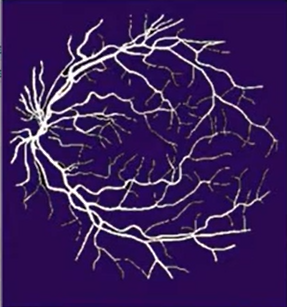
#> input picture images/vsls1.jpg, 287 x 307 px, found by its file name
$ python 4_LogicalOperationsOnImages.py
#> lines starting #> are read from the running program, lines starting #| are printed output that depends on the picture; after the words box and inside, x2 and y2 are one past the last pixel; in counts of white or black regions, pixels touching at a corner belong together
import numpy as np
import cv2 as cv

img1 = cv.imread('D:/Training Image Processing/vsls1.jpg',cv.IMREAD_COLOR)
#> img1 is the input picture: shape (307, 287, 3); mean B, G, R 91, 30.6, 57.8
img2 = cv.imread('D:/Training Image Processing/vsls3.jpg',cv.IMREAD_COLOR)
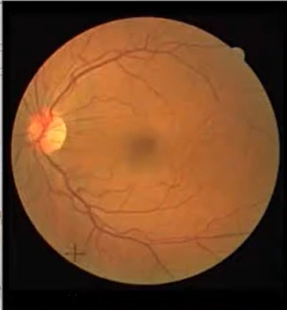
#> input picture images/vsls3.jpg, 287 x 310 px, found by its file name
#> img2 is the input picture: shape (310, 287, 3); mean B, G, R 38.3, 70.9, 115.5

#cv.imshow('image 1',img1)
#cv.imshow('image 2',img2)

# Resize image 2 to match image 1
height, width = img1.shape[:2]
#> height = 307; width = 287
img2 = cv.resize(img2, (width, height))
#> img2: shape (307, 287, 3)

# [14 lines of commented-out code are left out]
img1gray = cv.cvtColor(img1,cv.COLOR_BGR2GRAY)
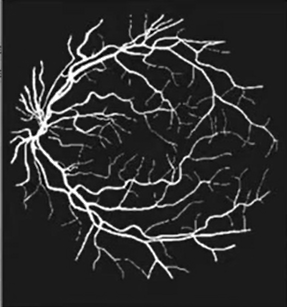
#> img1gray: shape (307, 287); min 0, max 255, mean 45.6
ret,maskimg = cv.threshold(img1gray,40,255,cv.THRESH_BINARY)
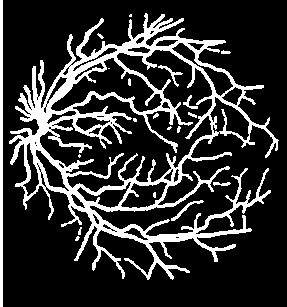
#> maskimg: shape (307, 287); 19.4% white; 20 white regions (8 under 20 px), largest, box (x1, y1, x2, y2) and area: (9, 13, 279, 280) 15572, (0, 0, 3, 307) 921, (171, 200, 204, 221) 114

mask_inv = cv.bitwise_not(maskimg)

img2_m = cv.bitwise_and(img2,img2,mask=mask_inv)
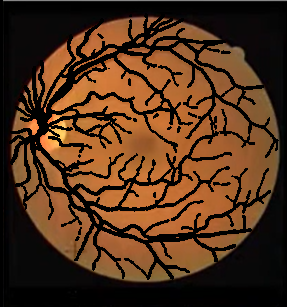
#> img2_m: shape (307, 287, 3); mean B, G, R 27, 50.2, 81.7
img1_m = cv.bitwise_and(img1,img1,mask=maskimg)
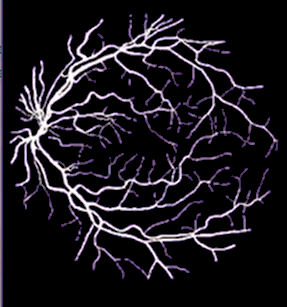
#> img1_m: shape (307, 287, 3); mean B, G, R 28.9, 23, 26.4
imgadded = cv.add(img2_m,img1_m)
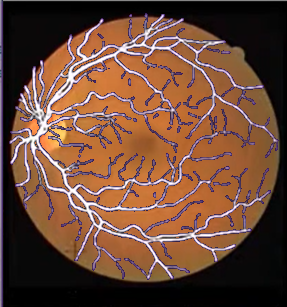
#> imgadded: shape (307, 287, 3); mean B, G, R 55.8, 73.2, 108.1

cv.imshow('mask2', img2_m)
cv.imshow('mask1', img1_m)
cv.imshow('image added', imgadded)


cv.waitKey(0)
cv.destroyAllWindows()
